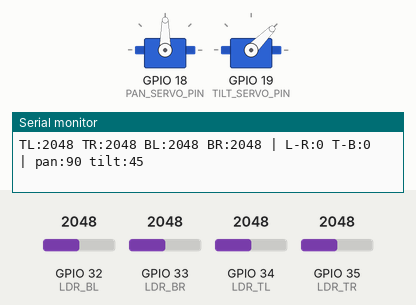
Bench run of a sketch on a simulated ESP32. Shown: 2 × servo, the last lines printed to the serial monitor. The test bench sets the inputs (shaded band); at power-on: GPIO 32 (LDR_BL) = 2048, GPIO 33 (LDR_BR) = 2048, GPIO 34 (LDR_TL) = 2048, GPIO 35 (LDR_TR) = 2048.

Above: at 1.3 s.
1.4 s: GPIO 32 (LDR_BL) set to 2415
3.6 s: GPIO 32 (LDR_BL) set to 2485
At 4.05 s:
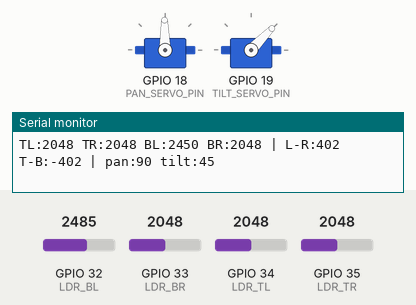
6.6 s: GPIO 33 (LDR_BR) set to 2866
At 7.65 s:
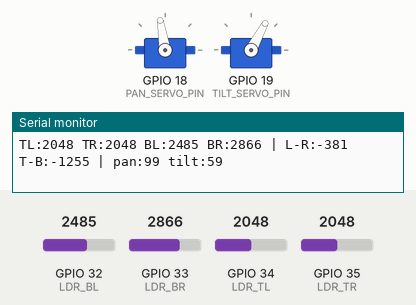
9.6 s: GPIO 34 (LDR_TL) set to 2765
12.6 s: GPIO 34 (LDR_TL) set to 2865
At 13.35 s:
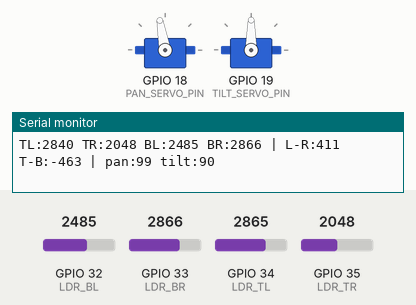
15.6 s: GPIO 35 (LDR_TR) set to 1228
At 17.25 s:
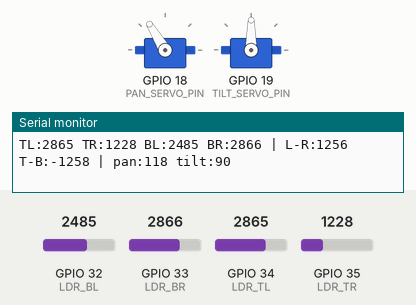
Timing chart, 0 to 22.8 s (numbered marks = the images above; inputs shaded):
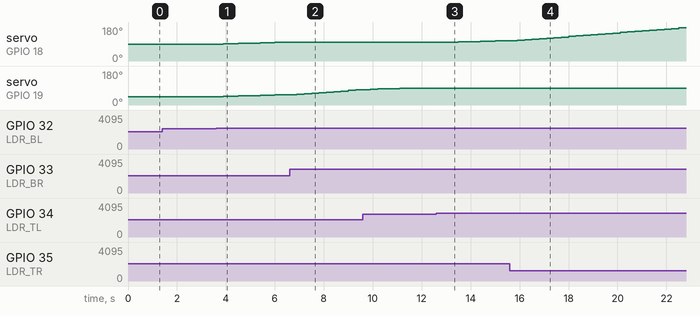

The sketch:

solar_tracker.ino
```cpp
#include <Arduino.h>
#include <ESPAsyncWebServer.h> // optional - used only if web telemetry is enabled
#include <WebServer.h>
#include <Servo.h>

// ---------- CONFIG ----------
const int LDR_TL = 34;
const int LDR_TR = 35;
const int LDR_BL = 32;
const int LDR_BR = 33;

const int PAN_SERVO_PIN = 18;
const int TILT_SERVO_PIN = 19;

const int PAN_MIN = 0;     // degrees
const int PAN_MAX = 180;
const int TILT_MIN = 0;
const int TILT_MAX = 90;

const int UPDATE_DELAY_MS = 300;   // sensor read frequency
const int SMOOTHING = 4;           // moving average length for readings
const int DEADZONE = 30;           // LDR difference threshold to cause movement

// ---------- GLOBAL ----------
Servo panServo;
Servo tiltServo;

int panAngle = 90;   // start centered
int tiltAngle = 45;

unsigned long lastUpdate = 0;

// simple circular buffer smoothing
int bufTL[SMOOTHING];
int bufTR[SMOOTHING];
int bufBL[SMOOTHING];
int bufBR[SMOOTHING];
int bi = 0;

WebServer server(80); // simple server for telemetry (optional)

// ---------- UTIL -----------
int readSmooth(int pin, int *buf) {
  int raw = analogRead(pin);
  buf[bi] = raw;
  long sum = 0;
  for (int i = 0; i < SMOOTHING; ++i) sum += buf[i];
  return sum / SMOOTHING;
}

void clampAngles() {
  if (panAngle < PAN_MIN) panAngle = PAN_MIN;
  if (panAngle > PAN_MAX) panAngle = PAN_MAX;
  if (tiltAngle < TILT_MIN) tiltAngle = TILT_MIN;
  if (tiltAngle > TILT_MAX) tiltAngle = TILT_MAX;
}

String htmlTelemetry(int tl, int tr, int bl, int br) {
  String s = "<!doctype html><html><head><meta name='viewport' content='width=device-width,initial-scale=1'/><title>Solar Tracker</title></head><body>";
  s += "<h3>Solar Tracker Telemetry</h3>";
  s += "<p>Pan angle: " + String(panAngle) + " &deg;</p>";
  s += "<p>Tilt angle: " + String(tiltAngle) + " &deg;</p>";
  s += "<table border='1' cellpadding='6'><tr><th>TL</th><th>TR</th><th>BL</th><th>BR</th></tr>";
  s += "<tr><td>" + String(tl) + "</td><td>" + String(tr) + "</td><td>" + String(bl) + "</td><td>" + String(br) + "</td></tr></table>";
  s += "<p>Last updated: " + String(millis()/1000) + " s</p>";
  s += "</body></html>";
  return s;
}

// ---------- SETUP ----------
void setup() {
  Serial.begin(115200);
  delay(100);

  // initialize smoothing buffers with initial readings
  for (int i = 0; i < SMOOTHING; ++i) {
    bufTL[i] = analogRead(LDR_TL);
    bufTR[i] = analogRead(LDR_TR);
    bufBL[i] = analogRead(LDR_BL);
    bufBR[i] = analogRead(LDR_BR);
  }

  panServo.attach(PAN_SERVO_PIN);
  tiltServo.attach(TILT_SERVO_PIN);
  panServo.write(panAngle);
  tiltServo.write(tiltAngle);

  // Optional: lightweight web server endpoint
  server.on("/", []() {
    int tl = readSmooth(LDR_TL, bufTL);
    int tr = readSmooth(LDR_TR, bufTR);
    int bl = readSmooth(LDR_BL, bufBL);
    int br = readSmooth(LDR_BR, bufBR);
    server.send(200, "text/html", htmlTelemetry(tl, tr, bl, br));
  });
  server.begin();

  Serial.println("Solar Tracker started.");
}

// ---------- MAIN LOOP ----------
void loop() {
  // handle http requests
  server.handleClient();

  unsigned long now = millis();
  if (now - lastUpdate < UPDATE_DELAY_MS) return;
  lastUpdate = now;

  bi = (bi + 1) % SMOOTHING;
  int tl = readSmooth(LDR_TL, bufTL);
  int tr = readSmooth(LDR_TR, bufTR);
  int bl = readSmooth(LDR_BL, bufBL);
  int br = readSmooth(LDR_BR, bufBR);

  // compute horizontal (left-right) and vertical (top-bottom) biases
  long leftSum = (long)tl + bl;
  long rightSum = (long)tr + br;
  long topSum = (long)tl + tr;
  long bottomSum = (long)bl + br;

  long lrDiff = leftSum - rightSum;   // positive => more light on left
  long tbDiff = topSum - bottomSum;   // positive => more light on top

  // Debug prints
  Serial.printf("TL:%d TR:%d BL:%d BR:%d | L-R:%ld T-B:%ld | pan:%d tilt:%d\n",
                tl, tr, bl, br, lrDiff, tbDiff, panAngle, tiltAngle);

  // If difference is below deadzone threshold, do nothing (prevent jitter)
  if (abs(lrDiff) > DEADZONE) {
    // scale difference to a small angle change
    int delta = constrain((int)(lrDiff / 400), -3, 3); // adjust divisor for sensitivity
    panAngle += (delta); // positive lrDiff moves left (depends on servo orientation)
  }

  if (abs(tbDiff) > DEADZONE) {
    int delta = constrain((int)(tbDiff / 400), -3, 3);
    // topSum > bottomSum => tbDiff positive => more light on top => tilt up (decrease angle) or vice versa
    tiltAngle -= (delta);
  }

  clampAngles();

  // write to servos smoothly by small increments to avoid sudden jumps
  panServo.write(panAngle);
  tiltServo.write(tiltAngle);
}
```

Measured:
- the behaviour switches between 2828 and 2829 on GPIO 34 (LDR_TL) (found by bisection; images 2 and 3)
- after the input at 3.6 s, servo on GPIO 18 (PAN_SERVO_PIN): moves from 90° to 99° over 2.4 s, starting after 0.30 s; servo on GPIO 19 (TILT_SERVO_PIN): moves from 45° to 54° over 2.4 s, starting after 0.30 s
- after the input at 6.6 s, servo on GPIO 18 (PAN_SERVO_PIN): stays 99° (without the input it goes to 100° after 0.00 s)
- after the input at 12.6 s, servo on GPIO 18 (PAN_SERVO_PIN): moves from 99° to 107° over 2.1 s, starting after 0.60 s
